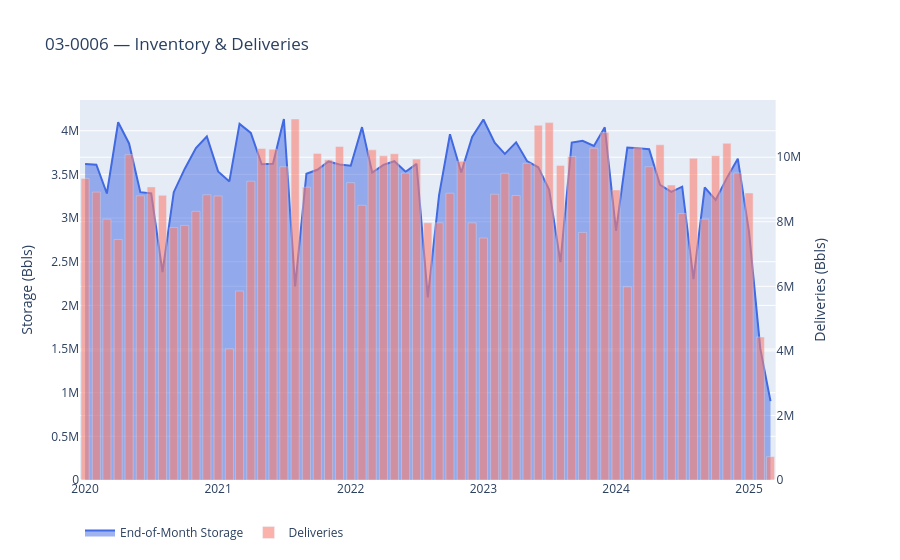

Write notebook code for a chart like this one.
### Markdown cell above
## 4  Inventory & Deliveries

### Code cell
# ── 4a  Total inventory trend (all products combined) ──────────────────────
inv_monthly = (
    raw.groupby('period')[['Storage Beginning of Month', 'Storage End of Month',
                            'Receipts', 'Deliveries']].sum().reset_index()
)
inv_monthly['period_dt'] = inv_monthly['period'].dt.to_timestamp()

fig = make_subplots(specs=[[{'secondary_y': True}]])
fig.add_trace(go.Scatter(x=inv_monthly['period_dt'],
                         y=inv_monthly['Storage End of Month'],
                         name='End-of-Month Storage', fill='tozeroy',
                         line=dict(color='royalblue')), secondary_y=False)
fig.add_trace(go.Bar(x=inv_monthly['period_dt'],
                     y=inv_monthly['Deliveries'],
                     name='Deliveries', opacity=0.6,
                     marker_color='salmon'), secondary_y=True)
fig.update_layout(title=f'{REFINERY_NAME} — Inventory & Deliveries',
                  hovermode='x unified', legend=dict(orientation='h'))
fig.update_yaxes(title_text='Storage (Bbls)', secondary_y=False)
fig.update_yaxes(title_text='Deliveries (Bbls)', secondary_y=True)
fig.show()

# ── 4b  Inventory by product (end-of-month, latest period) ────────────────
latest = raw[raw['period'] == raw['period'].max()]
inv_latest = latest.groupby('material')['Storage End of Month'].sum().sort_values(ascending=False)
inv_latest = inv_latest[inv_latest > 0]

fig = px.bar(inv_latest.reset_index(),
             x='material', y='Storage End of Month',
             title=f'{REFINERY_NAME} — End-of-Month Storage ({raw["period"].max()})',
             labels={'Storage End of Month': 'Barrels', 'material': 'Product'})
fig.update_xaxes(tickangle=45)
fig.show()
